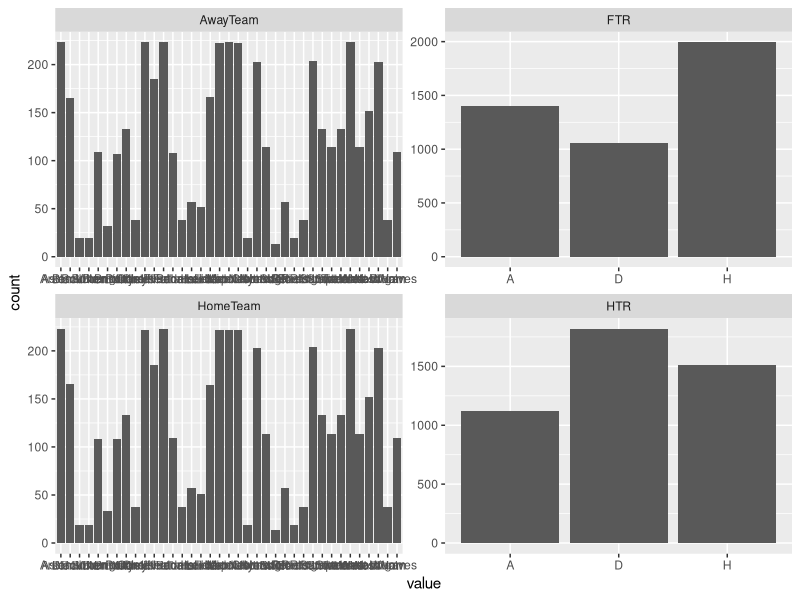
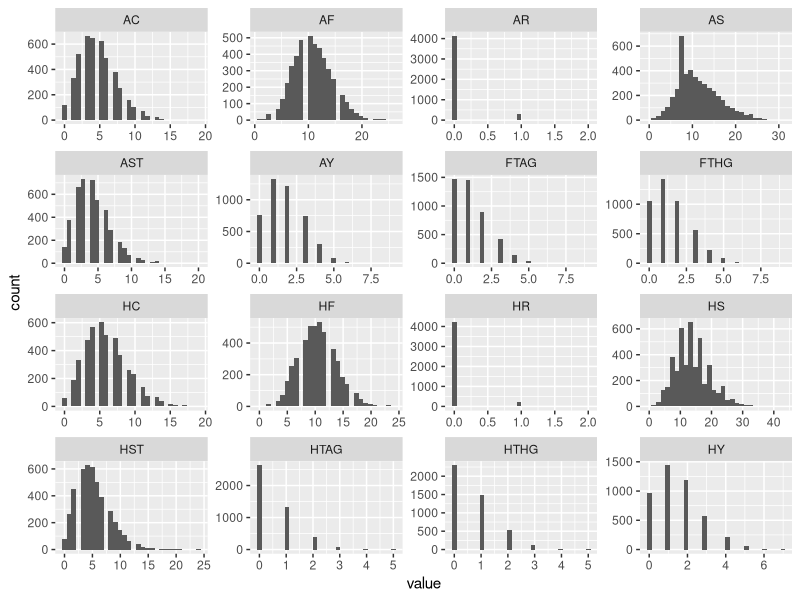
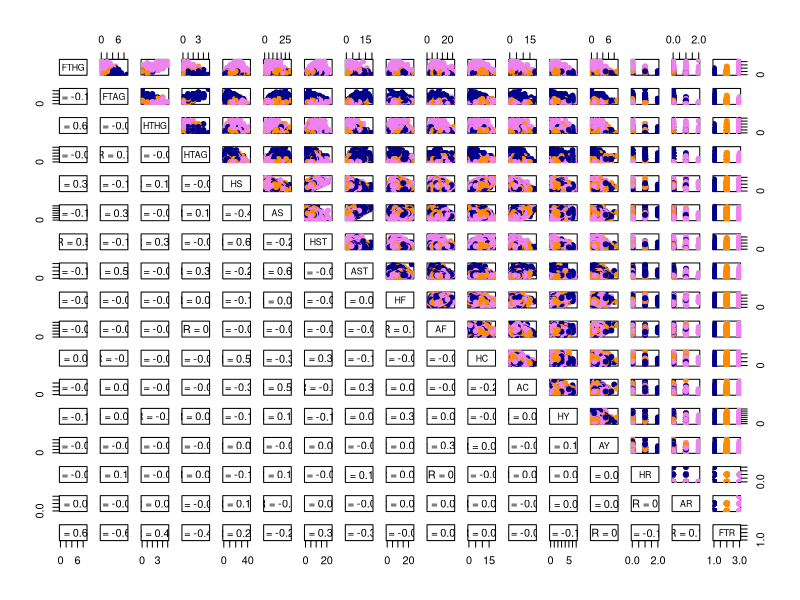
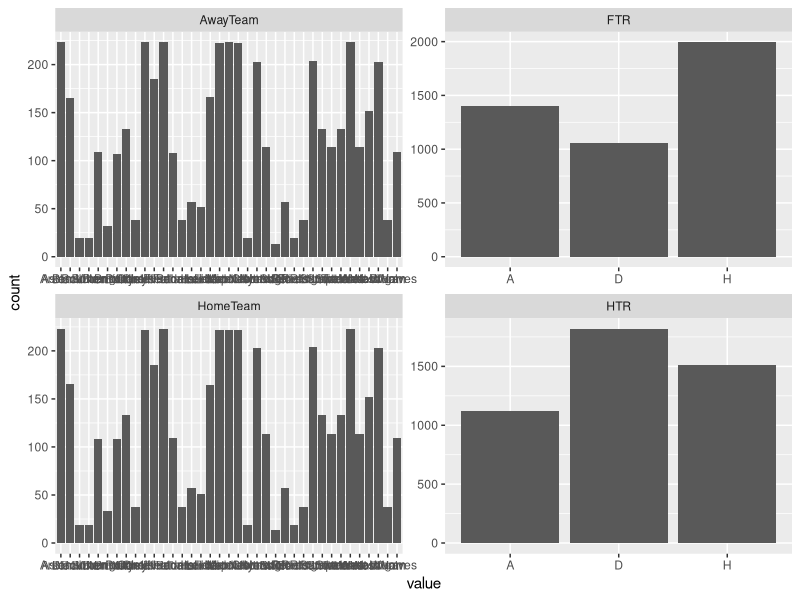
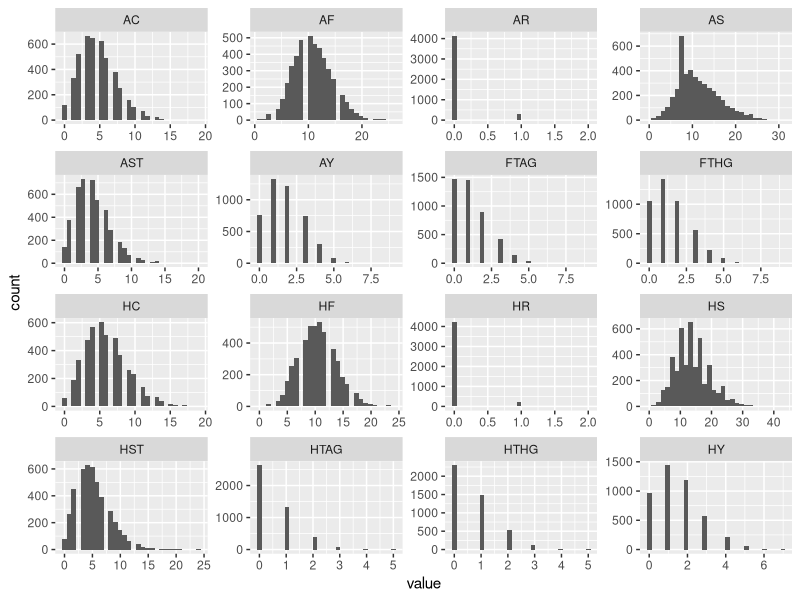

Reproduce these figures in R, in order. (Note: this script raises an error after producing the figures.)
## ---- chunk 1
knitr::opts_chunk$set(echo = TRUE)
## ---- chunk 2
# Import Libraries
library(dplyr)
library(tidyr)
library(tidyverse)
## ---- chunk 3
# Code
data_df = read_csv('data/cleaned_match_data.csv')

# Removed date because it doesnt add any value to data
data_df = data_df[-c(1)]

# Convert Datatype
data_df$HTR = as.factor(data_df$HTR)
data_df$FTR = as.factor(data_df$FTR)
data_df$HomeTeam = as.factor(data_df$HomeTeam)
data_df$AwayTeam = as.factor(data_df$AwayTeam)
str(data_df)
## ---- chunk 4
numeric_col = unlist(lapply(data_df, is.numeric))

cat("Numerical Columns within dataset: ", colnames(data_df[, numeric_col]),"\n")

cat("Categorical Columns within dataset: ", colnames(data_df[, !numeric_col]))

data_df[,numeric_col] = sapply(data_df[,numeric_col],as.integer)
## ---- chunk 5
# Distributions Analysis
gg <- 
  ggplot(gather(data_df[,!numeric_col], cols, value), aes(x = value)) + 
       geom_histogram(stat="count") + facet_wrap(.~cols, scales="free", nrow=2)

ggsave(
  file.path("images", "cat_distribution.png"),
  plot = gg,
  width = 12, 
  height = 8, 
  units = "in",
  dpi = 200
)

gg

gg <- 
  ggplot(gather(data_df[, numeric_col], cols, value), aes(x = value)) + 
  geom_histogram() +
  facet_wrap(.~cols, scales="free", nrow=5)

ggsave(
  file.path("images", "num_distribution.png"),
  plot = gg,
  width = 12, 
  height = 8, 
  units = "in",
  dpi = 200
)

gg
## ---- chunk 6
# Correlation Plots
upper_panel<-function(x, y){
    points(x,y, pch=19, col=c("darkblue", "darkorange", "violet")[data_df$FTR])
}

lower_panel <- function(x, y){
    usr <- par("usr"); on.exit(par(usr))
    par(usr = c(0, 1, 0, 1))
    r <- round(cor(x, y), digits=2)
    txt <- paste0("R = ", r)
    text(0.5, 0.5, txt)
}

num_data = data_df[,numeric_col]
num_data = cbind(num_data, FTR=data_df$FTR)

# pairs(num_hdp_data[c(1:6)],
#       upper.panel = upper_panel,
#       lower.panel = lower_panel
#       )
# pairs(num_hdp_data[c(7:12)],
#       upper.panel = upper_panel,
#       lower.panel = lower_panel
#       )
# pairs(num_hdp_data[c(13:18)],
#       upper.panel = upper_panel,
#       lower.panel = lower_panel
#       )
# pairs(num_hdp_data[c(19:21)],
#       upper.panel = upper_panel,
#       lower.panel = lower_panel
#       )

gg <- pairs(num_data,
      upper.panel = upper_panel,
      lower.panel = lower_panel)

ggsave(
  file.path("images", "correlation.png"),
  plot = gg,
  width = 14, 
  height = 14, 
  units = "in",
  dpi = 200
)

gg
## ---- chunk 7
home_team_wins <- as.data.frame(table(filter(data_df, FTR=="H")$HomeTeam))
away_team_wins <- as.data.frame(table(filter(data_df, FTR=="A")$AwayTeam))
team_wins <- cbind(home_team_wins,away_team_wins$Freq)
draw_team_wins <- filter(data_df, FTR=="D")[c("HomeTeam", "AwayTeam")]
colnames(team_wins) <- c("TeamName", "HomeWins", "AwayWins")

team_wins$HomeDraw = as.data.frame(table(draw_team_wins$HomeTeam))$Freq
team_wins$AwayDraw = as.data.frame(table(draw_team_wins$AwayTeam))$Freq


team_wins$HomeLoss <- as.data.frame(table(data_df$HomeTeam))$Freq - team_wins$HomeWins - team_wins$HomeDraw
team_wins$AwayLoss <- as.data.frame(table(data_df$AwayTeam))$Freq - team_wins$AwayWins - team_wins$AwayDraw
## ---- chunk 8
team_wins_plot <- melt(team_wins, id.vars = 1)
team_wins_plot$Ground <- substr(team_wins_plot$variable, 1, 4)
team_wins_plot$variable <- substr(team_wins_plot$variable, 5, 8)

ggplot(team_wins_plot, aes(fill=variable, y=value, x=Ground)) + 
    geom_bar(position="fill", stat="identity")+
  facet_wrap(vars(team_wins_plot$TeamName),  scales = "free_x")

team_wins$Home_Strength <- ((team_wins$HomeWins*3+team_wins$HomeDraw*1) / ((team_wins$HomeWins+team_wins$HomeLoss+team_wins$HomeDraw)*3))*100

team_wins$Away_Strength <- ((team_wins$AwayWins*3+team_wins$AwayDraw*1) / ((team_wins$AwayWins+team_wins$AwayLoss+team_wins$AwayDraw)*3))*100
## ---- chunk 9
hist(team_wins$Home_Strength)
hist(team_wins$Away_Strength)
## ---- chunk 10
# Remove variables based on correlation and domain
final_df <- data_df[,!(names(data_df) %in% c("FTHG","FTAG", "HS", "AS", "HTR"))]
final_df2 <- inner_join(final_df, team_wins[c("TeamName","Home_Strength")], join_by(HomeTeam==TeamName))
final_df2 <- inner_join(final_df2, team_wins[c("TeamName","Away_Strength")], join_by(AwayTeam==TeamName))
str(final_df)
## ---- chunk 11
final_df <- final_df2[-c(1,2)]
## ---- chunk 12
ggplot(aes(y=reorder(TeamName, Home_Strength), x=Home_Strength,
       fill=Home_Strength),
       data=team_wins[order(team_wins$Home_Strength, decreasing=TRUE)[1:10],])+
  geom_bar(stat="identity")+
  scale_fill_gradient(low = "cyan", high = "blue")+
  ylab("Team")
## ---- chunk 13
ggplot(aes(y=reorder(TeamName, Away_Strength), x=Away_Strength,
       fill=Away_Strength),
       data=team_wins[order(team_wins$Away_Strength, decreasing=TRUE)[1:10],])+
  geom_bar(stat="identity")+
  scale_fill_gradient(low = "violet", high = "darkblue")+
  ylab("Team")
